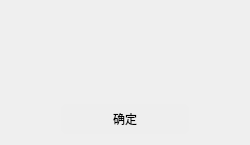
<?xml version="1.0" encoding="UTF-8"?>
<ui version="4.0">
 <class>Dialog</class>
 <widget class="QDialog" name="Dialog">
  <property name="windowModality">
   <enum>Qt::WindowModality::WindowModal</enum>
  </property>
  <property name="geometry">
   <rect>
    <x>0</x>
    <y>0</y>
    <width>250</width>
    <height>140</height>
   </rect>
  </property>
  <property name="windowTitle">
   <string>Dialog</string>
  </property>
  <layout class="QGridLayout" name="gridLayout">
   <item row="1" column="0">
    <layout class="QHBoxLayout" name="horizontalLayout">
     <item>
      <spacer name="horizontalSpacer_3">
       <property name="orientation">
        <enum>Qt::Orientation::Horizontal</enum>
       </property>
       <property name="sizeType">
        <enum>QSizePolicy::Policy::Fixed</enum>
       </property>
       <property name="sizeHint" stdset="0">
        <size>
         <width>50</width>
         <height>20</height>
        </size>
       </property>
      </spacer>
     </item>
     <item>
      <widget class="QPushButton" name="but_delete">
       <property name="sizePolicy">
        <sizepolicy hsizetype="Minimum" vsizetype="Fixed">
         <horstretch>0</horstretch>
         <verstretch>0</verstretch>
        </sizepolicy>
       </property>
       <property name="minimumSize">
        <size>
         <width>0</width>
         <height>30</height>
        </size>
       </property>
       <property name="cursor">
        <cursorShape>PointingHandCursor</cursorShape>
       </property>
       <property name="contextMenuPolicy">
        <enum>Qt::ContextMenuPolicy::NoContextMenu</enum>
       </property>
       <property name="styleSheet">
        <string notr="true">QPushButton {
    font: 13pt 'Microsoft YaHei UI';
    background-color: rgb(238, 238, 238);
    color: black;
    border:none;
    border-radius: 5px;
}
QPushButton:hover {
    background-color: rgb(225, 225, 225);
    color: black;
    border-radius: 5px;
}
QPushButton:pressed {
    background-color: rgb(206, 206, 206);
    color: black;
    border-radius: 5px;
}</string>
       </property>
       <property name="text">
        <string>确定</string>
       </property>
      </widget>
     </item>
     <item>
      <spacer name="horizontalSpacer_4">
       <property name="orientation">
        <enum>Qt::Orientation::Horizontal</enum>
       </property>
       <property name="sizeType">
        <enum>QSizePolicy::Policy::Fixed</enum>
       </property>
       <property name="sizeHint" stdset="0">
        <size>
         <width>50</width>
         <height>20</height>
        </size>
       </property>
      </spacer>
     </item>
    </layout>
   </item>
   <item row="0" column="0">
    <layout class="QHBoxLayout" name="horizontalLayout_2">
     <item>
      <spacer name="horizontalSpacer">
       <property name="orientation">
        <enum>Qt::Orientation::Horizontal</enum>
       </property>
       <property name="sizeHint" stdset="0">
        <size>
         <width>13</width>
         <height>87</height>
        </size>
       </property>
      </spacer>
     </item>
     <item>
      <widget class="AutoClearTextEdit" name="textEdit_notice">
       <property name="contextMenuPolicy">
        <enum>Qt::ContextMenuPolicy::NoContextMenu</enum>
       </property>
       <property name="styleSheet">
        <string notr="true">border:none;
font: 12pt &quot;Microsoft YaHei UI&quot;;
padding:5px;
background:transparent;</string>
       </property>
      </widget>
     </item>
     <item>
      <spacer name="horizontalSpacer_2">
       <property name="orientation">
        <enum>Qt::Orientation::Horizontal</enum>
       </property>
       <property name="sizeHint" stdset="0">
        <size>
         <width>13</width>
         <height>87</height>
        </size>
       </property>
      </spacer>
     </item>
    </layout>
   </item>
  </layout>
 </widget>
 <customwidgets>
  <customwidget>
   <class>AutoClearTextEdit</class>
   <extends>QTextEdit</extends>
   <header location="global">autocleartextedit.h</header>
  </customwidget>
 </customwidgets>
 <resources/>
 <connections/>
</ui>
